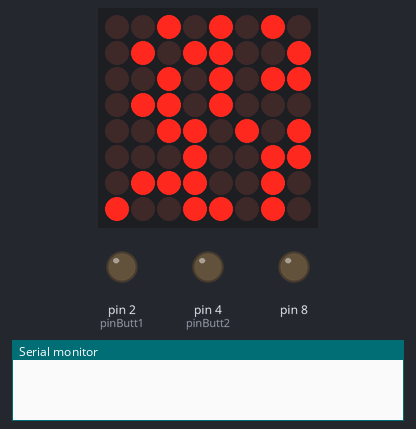
Bench run of a sketch on a simulated Arduino Uno, built with avr-gcc and run on an emulated ATmega328P. Parts: 8×8 LED matrix, output pins drawn as LEDs (lit = HIGH), the last lines printed to the serial monitor. Random numbers use the default seed unless the sketch sets one.

Above: at 1.6 s.
At 4.6 s:
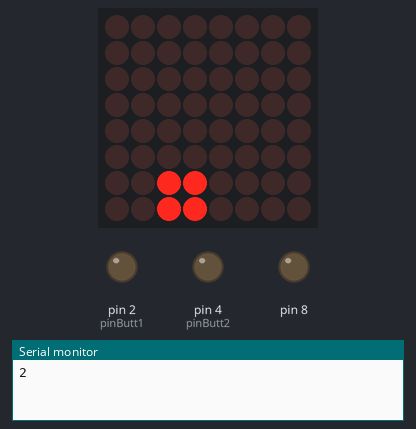
At 9.5 s:
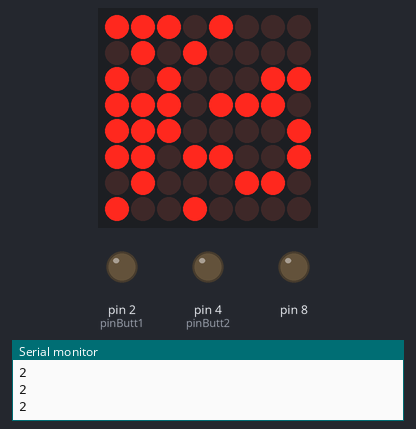
At 15.2 s:
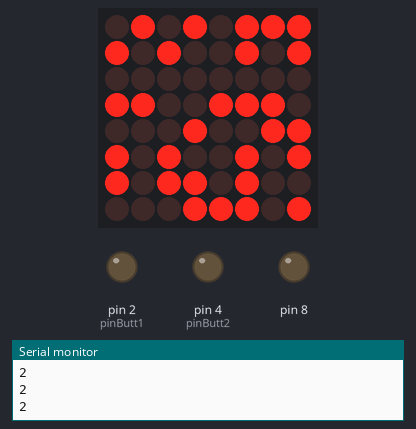
At 20.7 s:
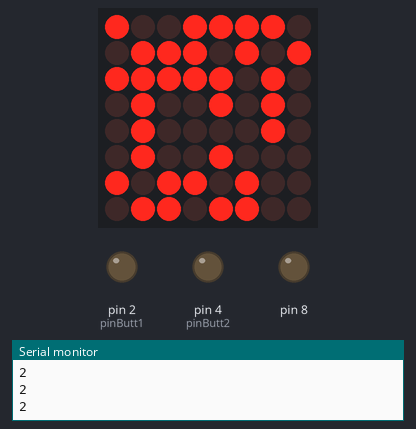
At 38.0 s:
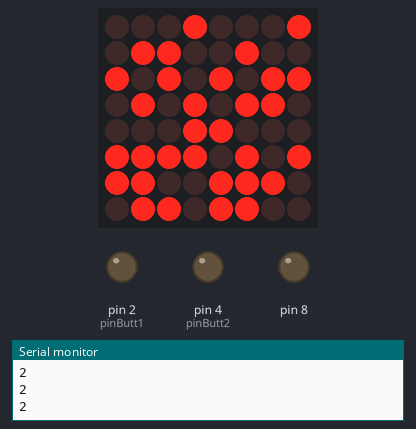

The sketch:

SkipBombs__8x8_LED_matrix_.ino
```cpp
// (licence header left out)
#include "LedControl.h"
#include <binary.h>


/* 8x8 Matrix controlling */
LedControl lc = LedControl(12, 10, 11, 1); // Pins: DIN,CLK,CS, # of Display connected
unsigned long delayTime = 400; // Delay between Frames


/* Setup multitasking stuff */
#define buttonsCycle 50U
#define bombCycle 100U

unsigned long buttonsLastMillis = 0;
unsigned long bombLastMillis = 0;

boolean buttonsState = false;
boolean bombState = false;

/* Define Buttons */
const int pinButt1 = 2;
const int pinButt2 = 4;
int butt1Status = 0;
int butt2Status = 0;

/* Only one time */
bool clearMeBitch = true;

/* 1,2,3,4 vals for each track */
int carPosition;

/* Bomb indexing */
int colBombIndex = -1;

/* Make bomb positions */
int ledsInRow;
int bombsPositions[4];

/* Delay to restart the game when over */
bool waitABit = false;

/* to avoid press and hold */
int butt1LastValue = LOW;
int butt2LastValue = LOW;


/*
*   Multitasking
*/
boolean cycleCheck(unsigned long *lastMillis, unsigned int cycle)
{
  unsigned long currentMillis = millis();
  if (currentMillis - *lastMillis >= cycle)
  {
    *lastMillis = currentMillis;
    return true;
  }
  else
    return false;
}


/*
*   Draw car LEDs according to current position of it
*/
void setCarLeds(int currentPosition) {

  Serial.println(currentPosition);

  if (clearMeBitch) {

    for (int clearIndex = 0; clearIndex < 8; clearIndex++) {

      lc.setLed(0, 6, clearIndex, false);
      lc.setLed(0, 7, clearIndex, false);

    }
    clearMeBitch = false;
  }

  switch (currentPosition) {
    case 1:
      lc.setLed(0, 6, 0, true);
      lc.setLed(0, 6, 1, true);
      lc.setLed(0, 7, 0, true);
      lc.setLed(0, 7, 1, true);
      break;
    case 2:
      lc.setLed(0, 6, 2, true);
      lc.setLed(0, 6, 3, true);
      lc.setLed(0, 7, 2, true);
      lc.setLed(0, 7, 3, true);
      break;
    case 3:
      lc.setLed(0, 6, 4, true);
      lc.setLed(0, 6, 5, true);
      lc.setLed(0, 7, 4, true);
      lc.setLed(0, 7, 5, true);
      break;
    case 4:
      lc.setLed(0, 6, 6, true);
      lc.setLed(0, 6, 7, true);
      lc.setLed(0, 7, 6, true);
      lc.setLed(0, 7, 7, true);
      break;
  }
}


/*
*   Start Animation
*/
void startGameBoy() {
  for (int count = 0; count < 30; count++) {
    lc.setRow(0, random(0, 8), random(0, 255));
    delay(random(25, 100));
  }
  delay(2000);
}


/* Main Setup */
void setup() {

  Serial.begin(9600);

  /* set buttons */
  pinMode(pinButt1, OUTPUT);
  pinMode(pinButt2, OUTPUT);

  /* speaker */
  pinMode(8, OUTPUT);

  lc.shutdown(0, false); // Wake up displays
  lc.setIntensity(0, 5); // Set intensity levels
  lc.clearDisplay(0);  // Clear Displays

  /* start animation */
  startGameBoy();
  delay(1000);
  lc.clearDisplay(0);

  /* when init */
  carPosition = 2;
  setCarLeds(carPosition);
  delay(2500);

}


/* Main loop */
void loop() {

  /*
  *   Event one to trigger
  */
  if (cycleCheck(&buttonsLastMillis, buttonsCycle)) {

    /* Read buttons input */
    butt1Status = digitalRead(pinButt1);
    butt2Status = digitalRead(pinButt2);

    /* If button 1 pressed (ignore press and hold)*/
    if (butt1Status == HIGH && butt1LastValue != butt1Status) {
      /* tone xD */
      tone(8, 2000, 50);

      carPosition -= 1;
      if (carPosition < 1) carPosition = 1; // to avoid being exceed the range
      clearMeBitch = true;
      setCarLeds(carPosition);
      butt1LastValue = HIGH;


    } else if (butt1Status == LOW ) butt1LastValue = LOW;

    /* If button 2 pressed (ignore press and hold)*/
    if (butt2Status == HIGH && butt2LastValue != butt2Status) {
      /* tone xD */
      tone(8, 2000, 50);

      carPosition += 1;
      if (carPosition > 4) carPosition = 4; // to avoid being exceed the range
      clearMeBitch = true;
      setCarLeds(carPosition);
      butt2LastValue = HIGH;

    } else if (butt2Status == LOW) butt2LastValue = LOW;


    /* how game can be over */
    if (colBombIndex == 6)
      for (int index=0; index<4; index++)
        if (bombsPositions[index] == 1 && index == carPosition-1) {
          startGameBoy();
          lc.clearDisplay(0);
          waitABit =true;
        }

    buttonsState = !buttonsState;
  }


  /*
  *   Event two to trigger
  */
  if (cycleCheck(&bombLastMillis, bombCycle)) {
    //colBombIndex = 33; //for debuging

    if (colBombIndex == -1) { // generate new bomb line

      if (waitABit){ // if game restarted
        delay(1000);
        waitABit = false;
      }

      bool correctLineGenerated = false;

      while (!correctLineGenerated) { // need to get a correct bomb line!

        /* assign bombs randomly */
        for (int index=0; index<4; index++)
          bombsPositions[index] = random(0, 2);


        ledsInRow = bombsPositions[0] * 192 + bombsPositions[1] * 48 + bombsPositions[2] * 12 + bombsPositions[3] * 3;
        int p = bombsPositions[0] * 192;
        int q = bombsPositions[1] * 48;
        int r = bombsPositions[2] * 12;
        int s = bombsPositions[0] * 3;

        /* Remove useless posibilities */
        if (p + q + r + s != 0 && p + q + r + s != 255) correctLineGenerated = true;

      }

    }

    /* Jump bomb line to next row */
    colBombIndex++;

    /* Turn on leds according to ledsInRow */
    lc.setRow(0, colBombIndex, ledsInRow);
    lc.setRow(0, colBombIndex + 1, ledsInRow);

    /* Turn off previous ones */
    lc.setRow(0, colBombIndex - 1, B00000000);
    lc.setRow(0, colBombIndex, B00000000);

    /* When bomb line arrived to end need to start a new bomb line ;))000 */
    if (colBombIndex == 7) colBombIndex = -1;

    setCarLeds(carPosition);

  }

  bombState = !bombState;
}
```

Measured:
- what the display in image 0 shows lasts 3.1 s, from 1.5 s to 4.6 s
- what the display in image 1 shows lasts 2.5 s, from 4.6 s to 7.1 s
- what the display in image 2 shows lasts 2.0 s, from 9.5 s to 11.5 s
